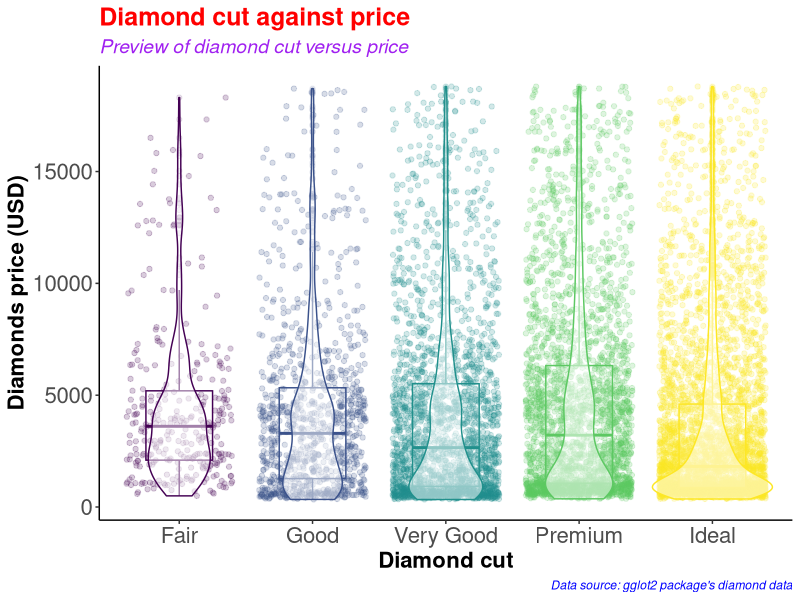
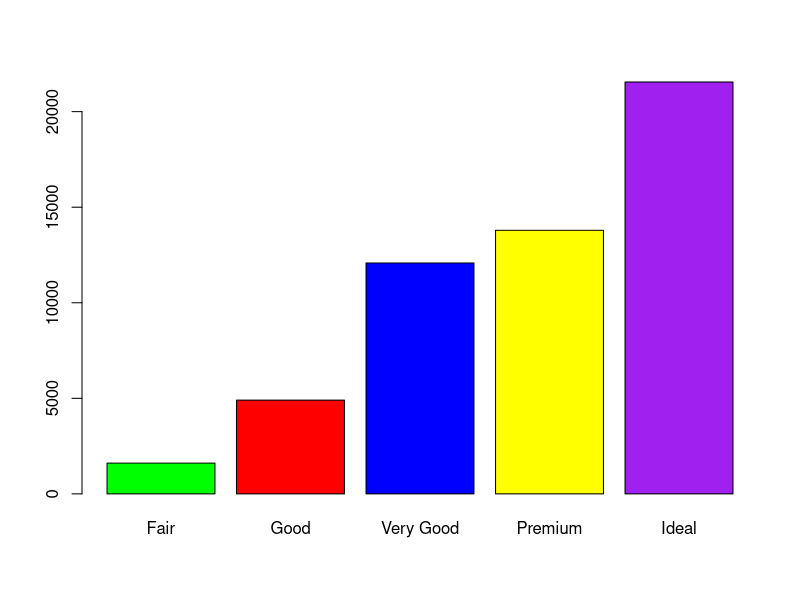
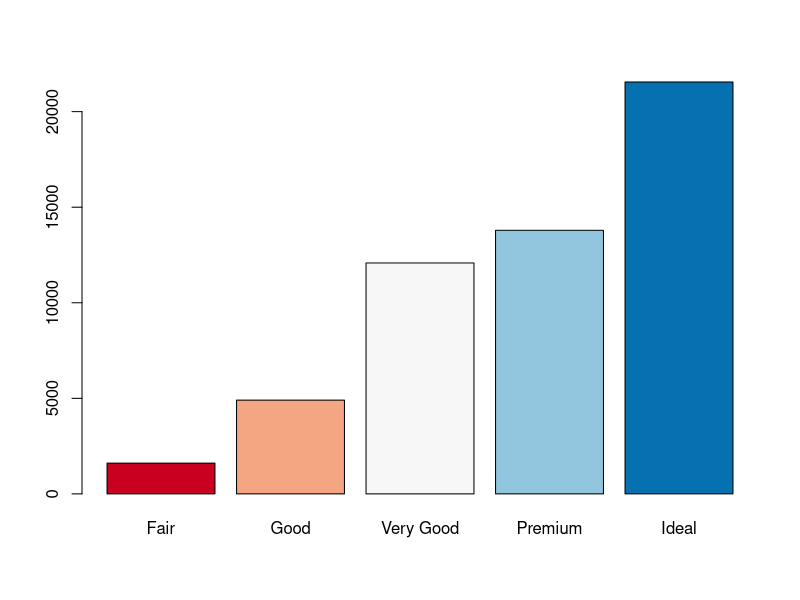
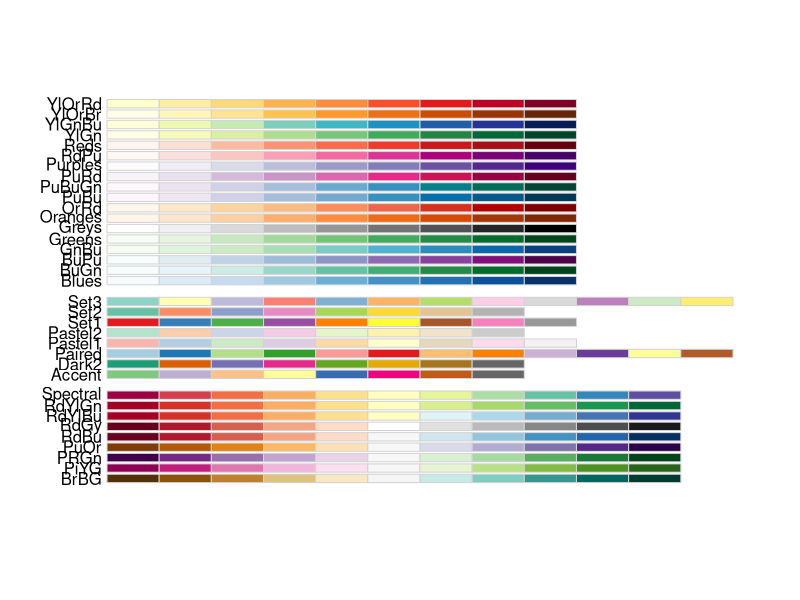
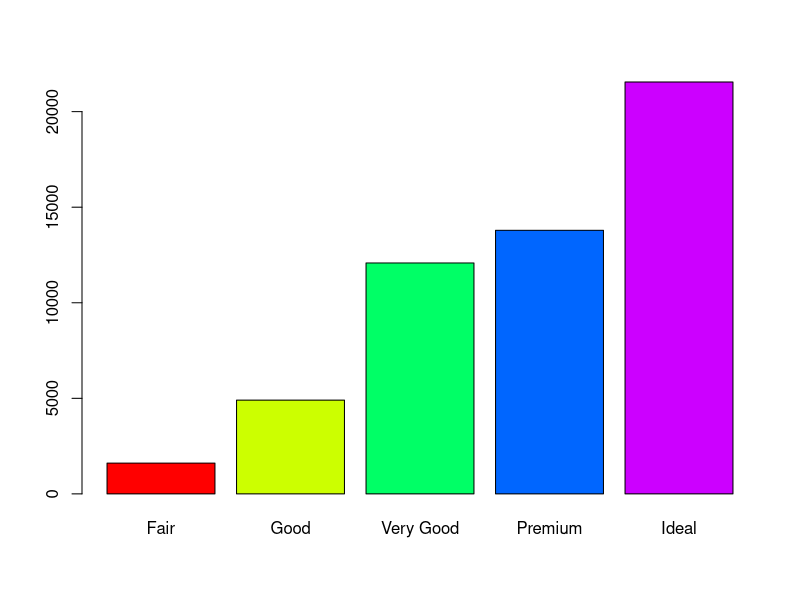
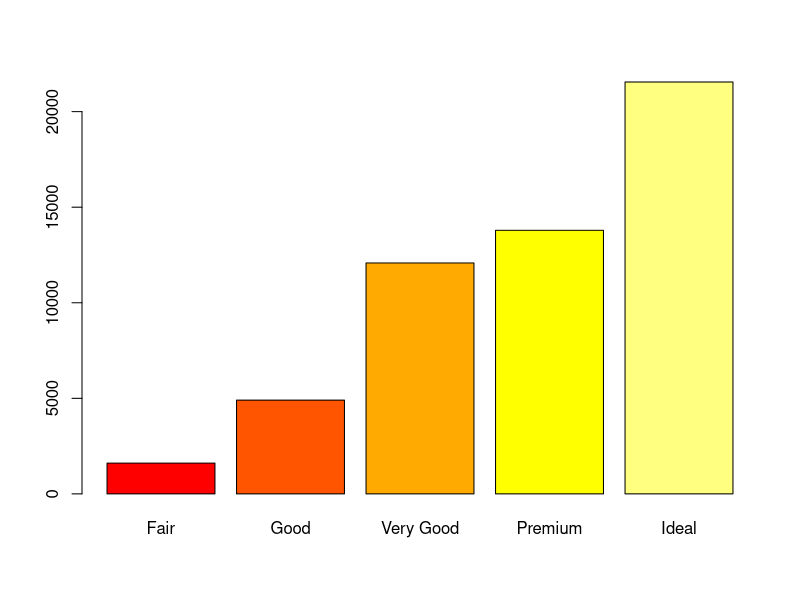
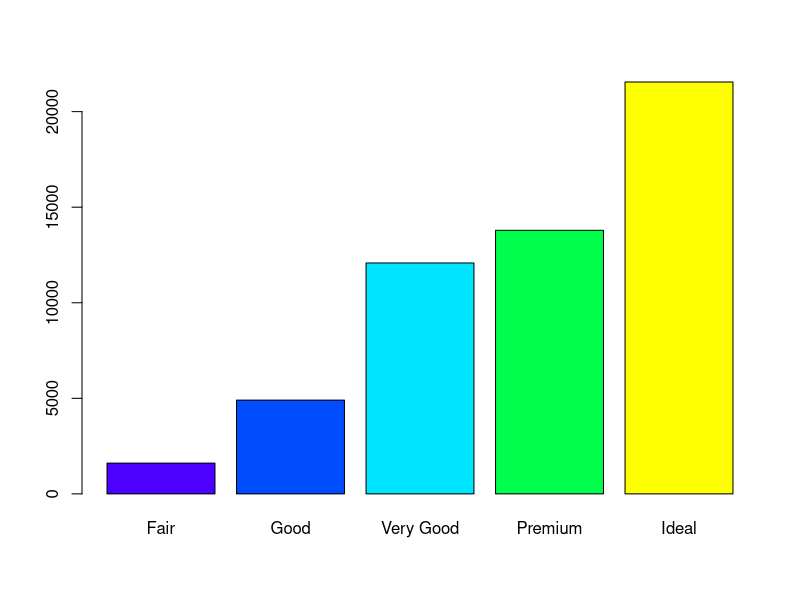
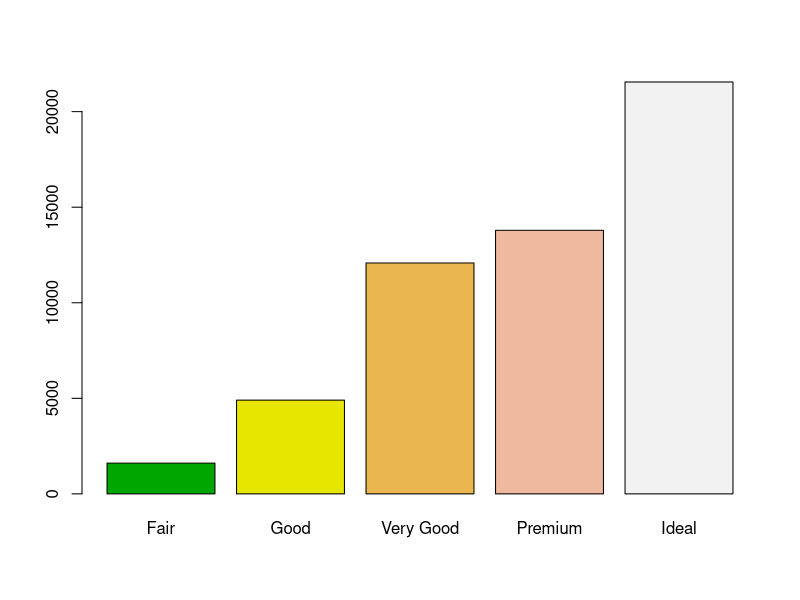

Reproduce these figures in R, in order.
#########################################
# Name: Wyclife Agumba Oluoch           #   
# E-mail: wyclifeoluoch@gmail.com       #
# GitHub: https://github.com/Wycology   #
# Task: Boxplot and violin plots in one #
# Date: 4th Jan 2021                    #
# Last edited: 20th Mar 2021            #
#########################################

# Loading the necessary libraries for the project
library(tidyverse) # This is for data wrangling and plotting
library(RColorBrewer) # This is for generating color pallets for the plots.

diamonds_df <- diamonds # Saving the diamonds data-set to a new object in R.

head(diamonds) # Checking the variables in the data-set for subsequent analyses
nrow(diamonds) # Checking for the number of rows in the data. 53940 observations
ncol(diamonds) # Checking the number of variables in the data-set. 10 variables

diamonds_df %>% # Picking the diamonds data, and then
  slice_sample(n = 0.2*(nrow(diamonds))) %>% # Picking a portion of the data-set
  ggplot(aes(x = cut, y = price, color = cut)) + # Adding the mapping variables
  geom_point(position = "jitter", alpha = 0.2) + # Adding jitter and alpha
  geom_boxplot(alpha = 0.1, width = 0.5) + # Modifying dimensions of the boxplot 
  geom_violin(alpha = 0.5) + # Adding violin plot on top of the box and jitter
  theme_classic() + # Adding my preferred theme for publication.
  theme(legend.position = "none") + # Removing the legend; it is on the x-axis
  labs(x = "Diamond cut", # Labels the x-axis.
       y = "Diamonds price (USD)", # Labeling the y-axis
       title = "Diamond cut against price", # Setting tibble of the plot
       subtitle = "Preview of diamond cut versus price", # Descriptive title beneath TITLE
       caption = "Data source: gglot2 package's diamond data") +
  theme(axis.text = element_text(size=16), # Size of labels on tick-marks
        axis.title = element_text(size=16,face="bold")) + # Size of axis labels
  theme(plot.title = element_text(color = 'red', size = 18, face = 'bold'),
        plot.subtitle = element_text(color = 'purple', size = 14, face = 'italic'),
        plot.caption = element_text(color = 'blue', face = 'italic'))

diamonds %>% 
  filter(cut == 'Very Good') %>% 
  nrow()

diamonds %>% 
  select(cut) %>% 
  table() %>% 
  barplot(col = c('green', 'red', 'blue', 'yellow', 'purple'))

# Instead of specifying the colors, we can simply use the color brewer panel 

diamonds %>% 
  select(cut) %>% 
  table() %>% 
  barplot(col = brewer.pal(n = 5, name = "RdBu"))
# To display more brewer colors options to use, run the following function:

display.brewer.all()

# Can also use rainbow colors

diamonds %>% 
  select(cut) %>% 
  table() %>% 
  barplot(col = rainbow(5))

# Can also use heat.colors
diamonds %>% 
  select(cut) %>% 
  table() %>% 
  barplot(col = heat.colors(5))

# Can also use topographic colors

diamonds %>% 
  select(cut) %>% 
  table() %>% 
  barplot(col = topo.colors(5))

# Can also use terrain colors
diamonds %>% 
  select(cut) %>% 
  table() %>% 
  barplot(col = terrain.colors(5))

# Can also use cm.colors
diamonds %>% 
  select(cut) %>% 
  table() %>% 
  barplot(col = cm.colors(5))

?getData
# That is awesome. Good for the day.
